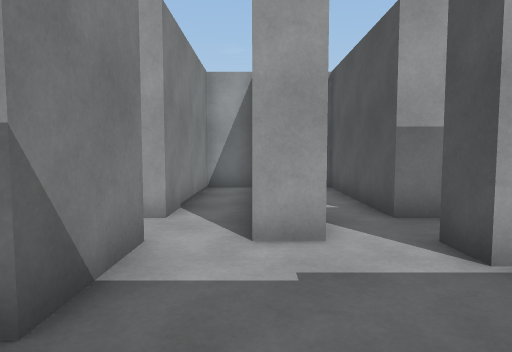
[1] (above)

16 first-person views from a walk through a Unity game level. The camera is 1.2 m above the floor, tilts 4° down and sees 75° across. The floor is counted in squares, 1 m on a side. Each view is taken from the middle of a square. On the plan, view 1 faces up. The plan holds only what a view shows up to about 14 squares ahead; the rest is blank. The place goes on beyond the plan. The player is left out.

[2]
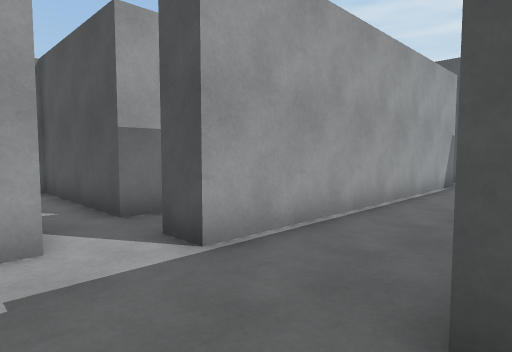

[3]
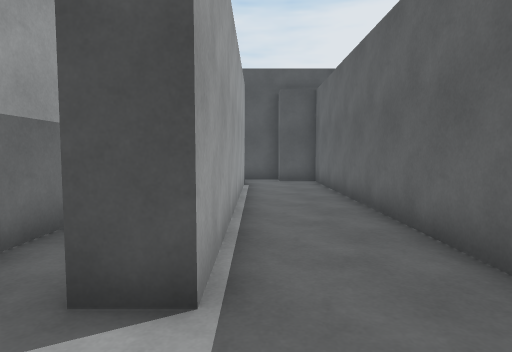

[4]
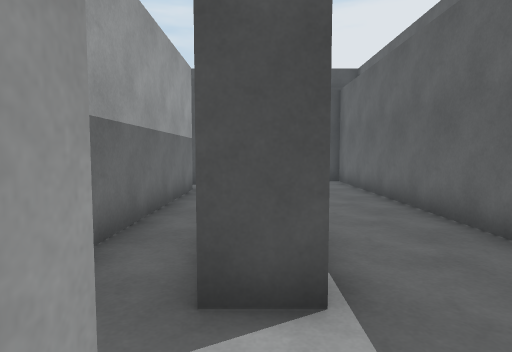

[5]
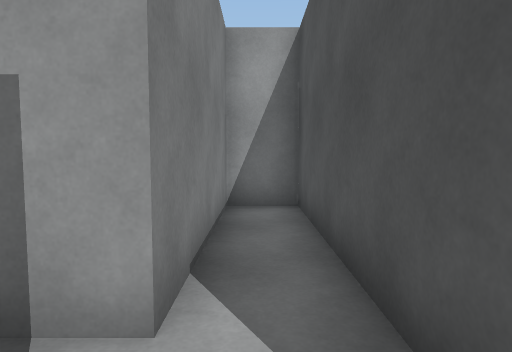

[6]
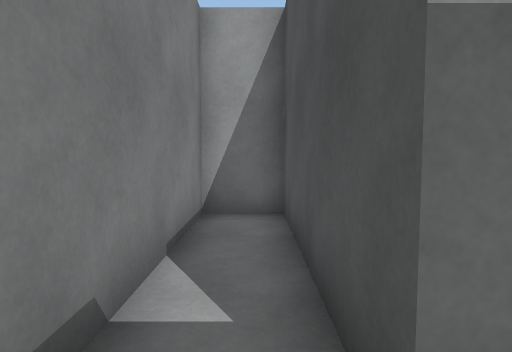

[7]
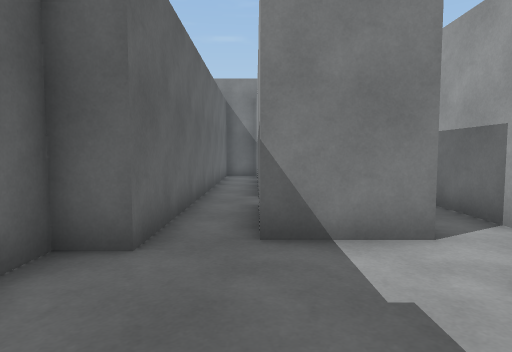

[8]
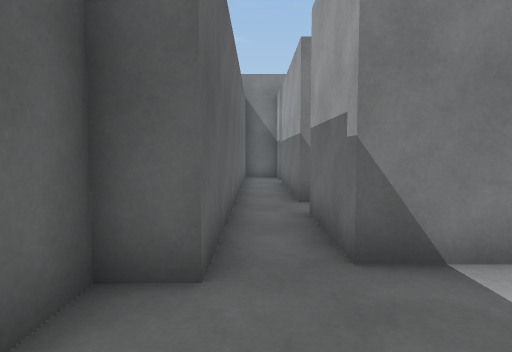

[9]
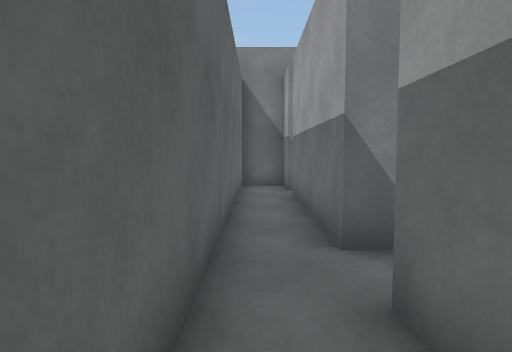

[10]
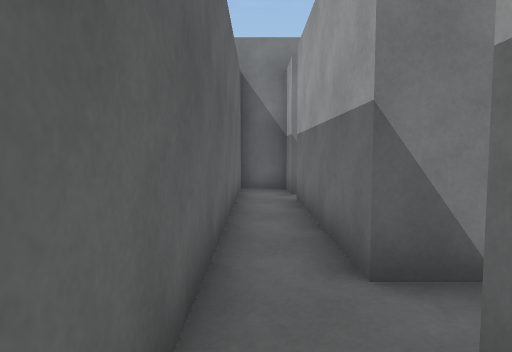

[11]
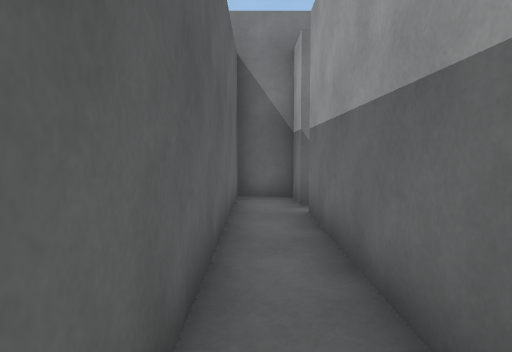

[12]
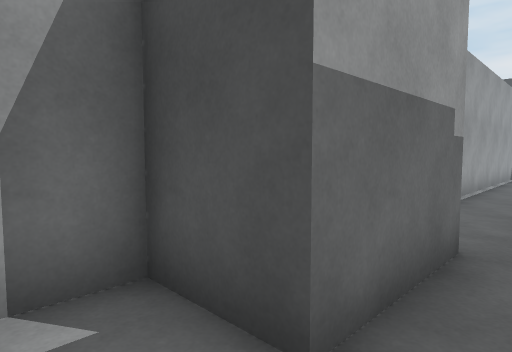

[13]
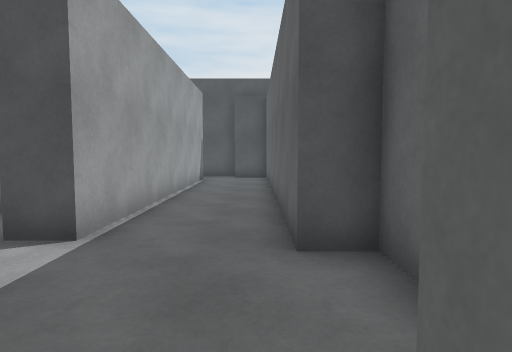

[14]
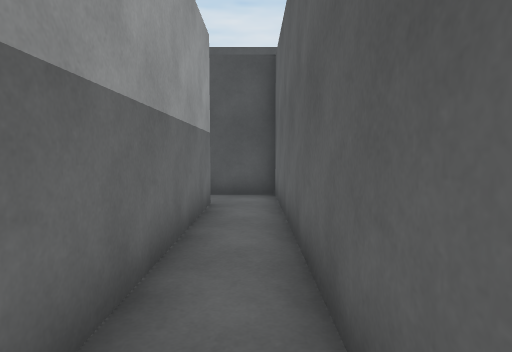

[15]
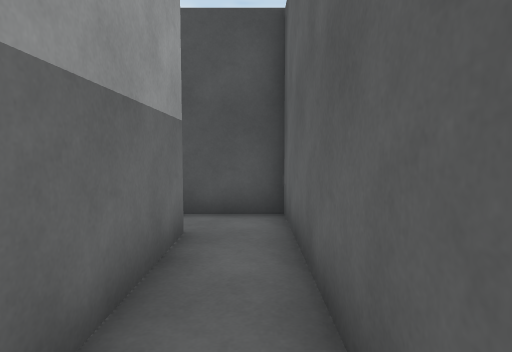

[16]
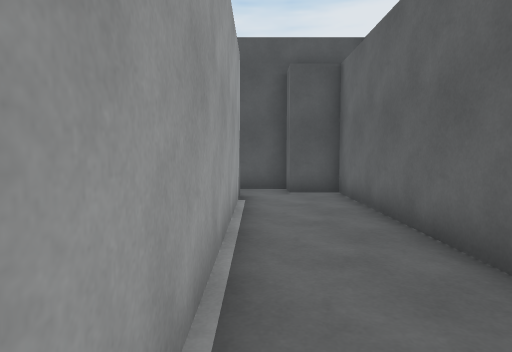

### Floor plan
Ten units are one square. View 1 is at (0, 0); x grows to the right and y downward. Boxes are objects, and circles mark ways between rooms. Rooms are numbered by the first view taken in them; rooms with no view inside come last. Other rooms are left out.
<svg viewBox="-145 -120 290 130">
<path fill="none" stroke="#000" d="M10 -45 -1 -45M-10 -5 -10 5 20 5 20 -5 140 -5 140 -20M-15 -35 -15 -21M135 -34 25 -34 25 -45M0 -51 0 -115 -15 -115 -15 -61M-15 -45 -15 -35M36 -44 115 -44M110 -61 25 -61 25 -115 10 -115 10 -62M-55 -5 -10 -5M-15 -21 -45 -21 -45 -40 -58 -40M-60 -31 -60 -21M-125 -21 -140 -21 -140 -5 -55 -5M-60 -21 -118 -21"/>
<circle cx="-10" cy="-40" r="3" fill="#2a7"/>
<circle cx="20" cy="-50" r="3" fill="#2a7"/>
<circle cx="-10" cy="-10" r="3" fill="#2a7"/>
<circle cx="-60" cy="-10" r="3" fill="#2a7"/>
<text x="50" y="-20">1</text>
<text x="-10" y="-80">2</text>
<text x="50" y="-50">3</text>
<text x="-40" y="-10">4</text>
<text x="-100" y="-10">5</text>
</svg>
Room 1 opens to room 2. Room 1 opens to room 3. Room 1 opens to room 4. Room 4 opens to room 5.

Where each view was taken, in squares from view 1:
view 1: 0 up, 0 right, facing up
view 2: 0 up, 0 right, facing up-right
view 3: 3 up, 0 right, facing right
view 4: 4 up, 0 right, facing right
view 5: 4 up, 1 left, facing up
view 6: 5 up, 2 right, facing up
view 7: 2 up, 3 right, facing left
view 8: 1 up, 2 right, facing left
view 9: 1 up, 2 left, facing left
view 10: 1 up, 3 left, facing left
view 11: 1 up, 5 left, facing left
view 12: 1 up, 6 left, facing up-right
view 13: 1 up, 2 left, facing right
view 14: 5 up, 3 right, facing right
view 15: 5 up, 6 right, facing right
view 16: 3 up, 4 right, facing right
